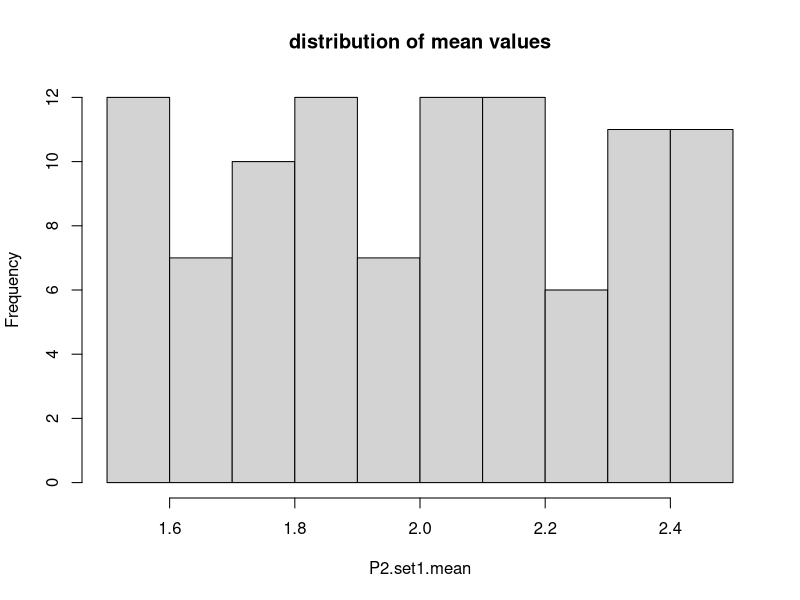
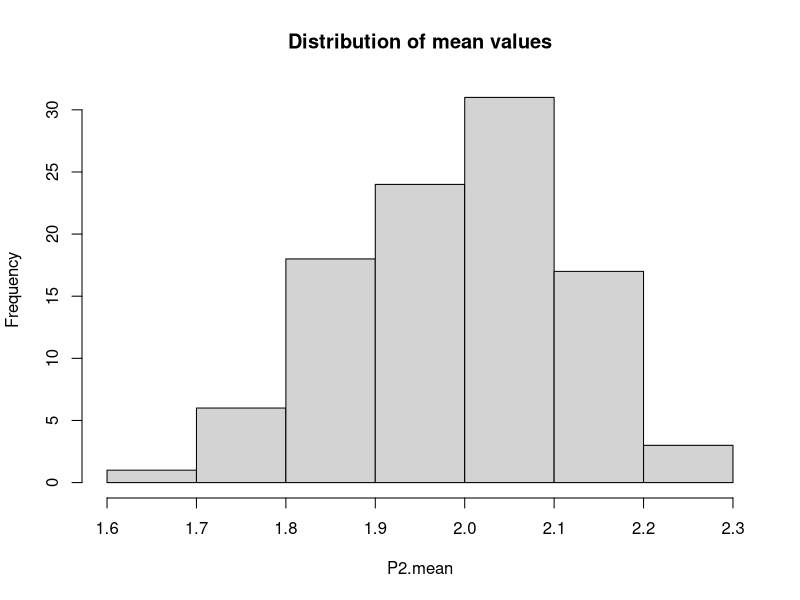
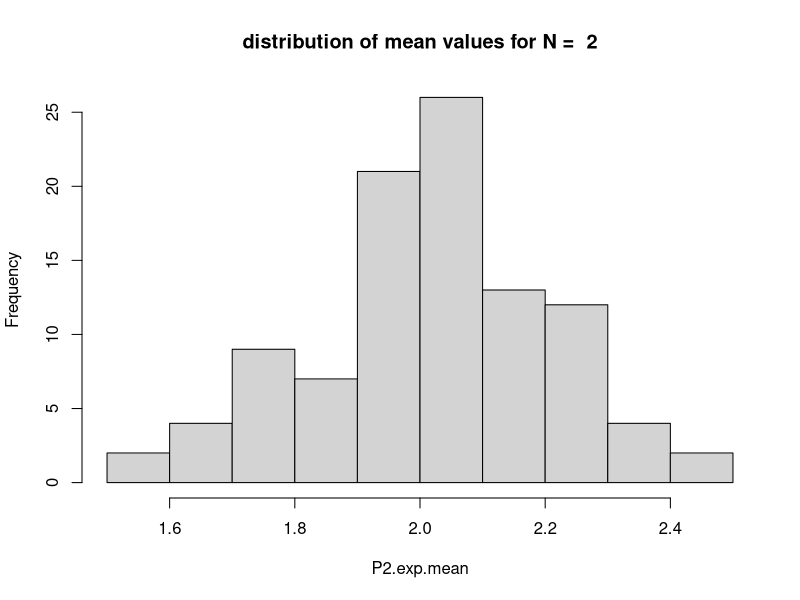
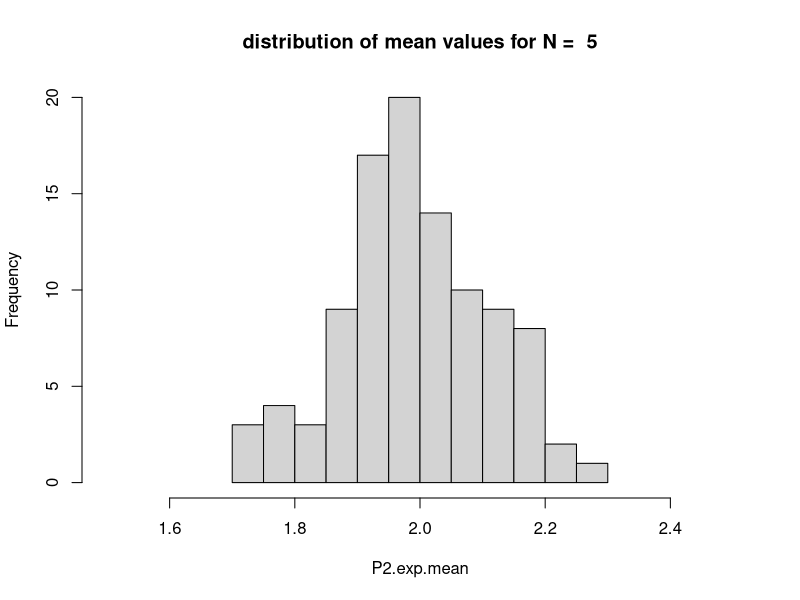
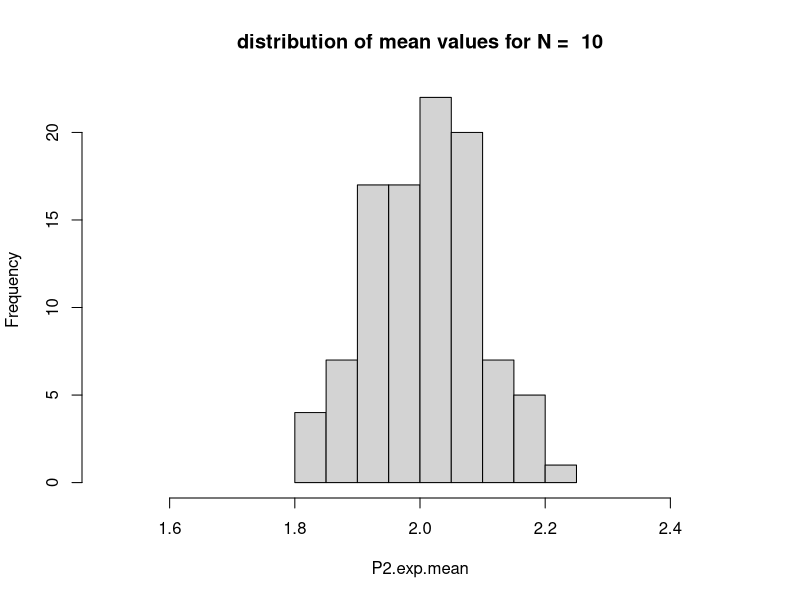
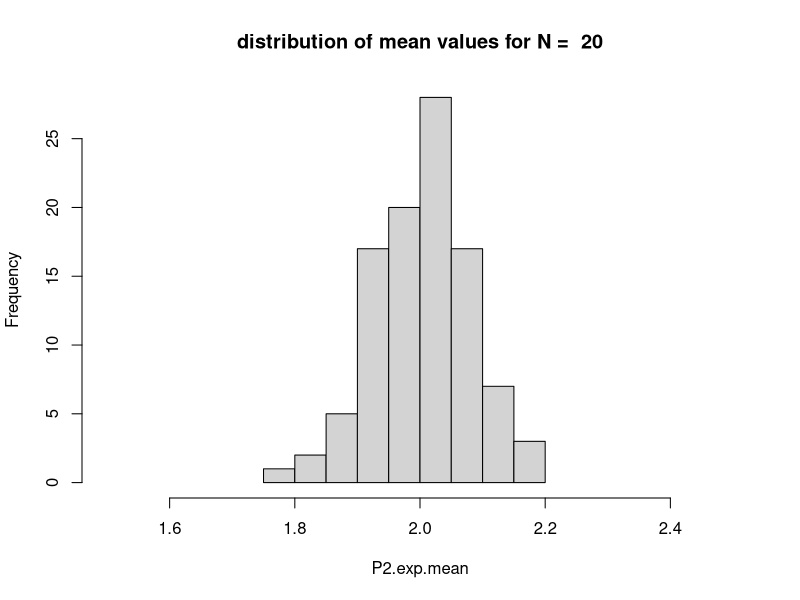
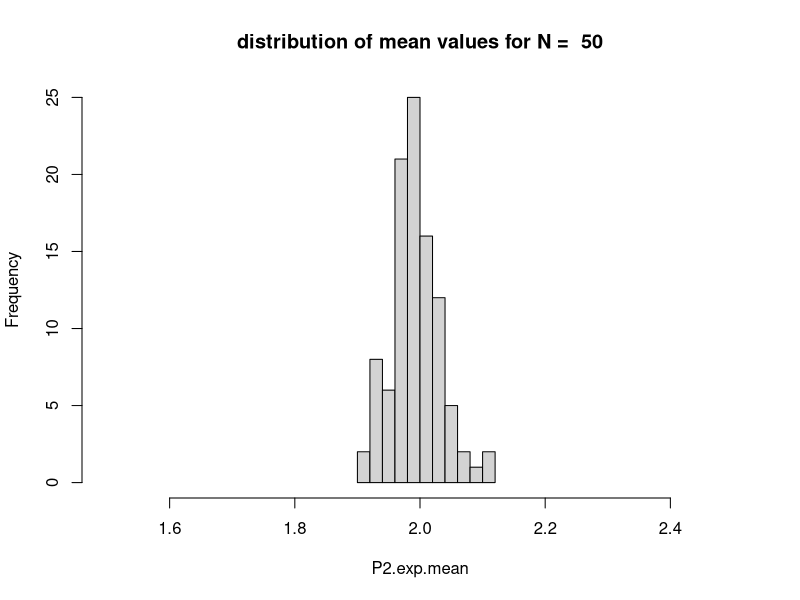
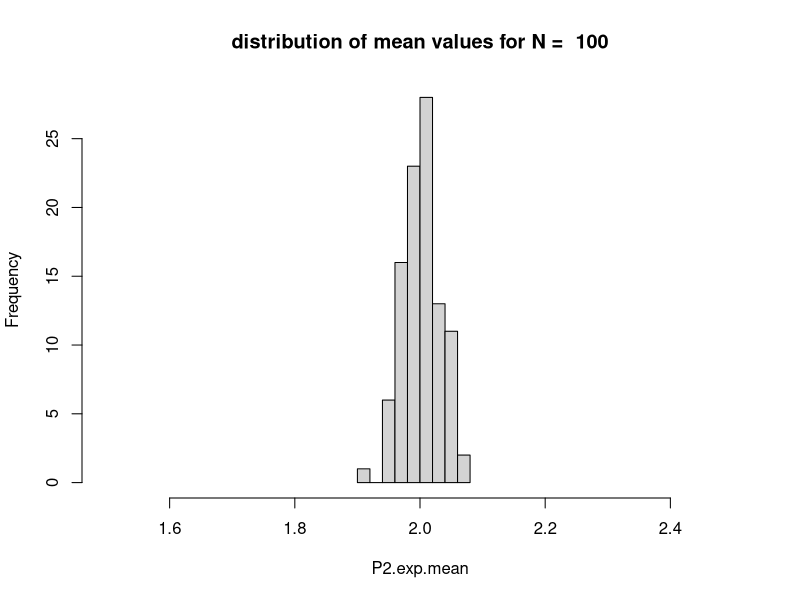

Recreate these plots in R, in order.
## ---- chunk 1
dbinom(x=7, size=10, prob = 0.5) 
# x = number of successes; size = number of trials; prob = probability of success on each trial
## ---- chunk 2
pbinom(6,size=10,prob=0.5,lower.tail=FALSE) 
## ---- chunk 3
# Measurements with P2, varying between 1.5 µl and 2.5 µl
N = 1     # 1 measurement per sample

# for each of the 100 samples, we draw randomly one measurement from a uniform distribution with min=1.5 and max=2.5:
P2.set1 <- sapply(1:100, function(x) {  
  runif(N, min = 1.5, max=2.5)
})        

head(P2.set1)
## ---- chunk 4
P2.set1.mean = sapply(P2.set1,mean)
head(P2.set1.mean)
## ---- chunk 5
hist(P2.set1.mean, main='distribution of mean values')
## ---- chunk 6
N = 5     # 5 measurements per sample

P2.sets = lapply(1:100, function(x) {
  runif(N, min = 1.5, max=2.5)
})
head(P2.sets)
## ---- chunk 7
P2.mean <- sapply(P2.sets,mean)
head(P2.mean)
## ---- chunk 8
hist(P2.mean,main = 'Distribution of mean values')
## ---- chunk 9
N = c(2,5,10,20,50,100,500)   # increasing number of drops per sample

# Plot the distribution of the mean values
lapply(N,function(n) {
  P2.exp = lapply(1:100, function(x) {
    runif(n,min = 1.5, max=2.5)
  }) 
  # Calculate the mean
  P2.exp.mean = sapply(P2.exp,mean)
  # plot the distribution of the mean values 
  hist(P2.exp.mean,xlim = c(1.5, 2.5),main=paste('distribution of mean values for N = ',n))
})

## ---- chunk 10
# sample size
N <- 1:100 # Goes from 1 to 100 (measurements per sample)

# Calculate the mean of the samples
P2.exp.mean <- sapply(N,function(n) {
  mean(sapply(1:100, function(y){
    mean(runif(n,min = 1.5, max=2.5)) # to get the mean value of the N measurements for each of the 100 samples
  })) # to get the mean of the distribution (of the sample's mean values)
}) 

# Plot the distribution of the means for increasing sample size
plot(P2.exp.mean, ylab = "Mean value for P2 with increasing N", 
     pch=20,
     ylim = c(1.9,2.1),xlab='Sample size');abline(h =2, col = "blue", lty = 2)
## ---- chunk 11
# sample size
N <- 1:100 # Goes from 1 to 100
#
# Calculate the sd of the mean values (is actually the standard error!)
P2.exp.se <- sapply(N,function(n) {
  sd(sapply(1:100, function(y){
    mean(runif(n,min = 1.5, max=2.5))  # to get the mean value of the N measurements for each of the 100 samples
  }) )                                                   # to get the sd of the distribution (of the sample's mean values)
})

# Plot the distribution of the standard error (SE)
plot(P2.exp.se, ylab = "SE value for P2",xlab = 'Sample size',pch=20)
## ---- chunk 12
lambda = 75
## ---- chunk 13
# size of the sample
N = 8
#
# we now draw 100 times samples of size N=8
X = lapply(1:100,function(i) {rpois(N,lambda = lambda)})
## ---- chunk 14
# we compute the sample means
Xm = sapply(X,mean)
# and the sample standard deviations
Xsd = sapply(X,sd) 
## ---- chunk 15
df = N-1
tc = qt(c(0.975),df) # this is the critical value for the t-distribution for df = N-1 degrees of freedom and 95% CI

Xl = Xm-tc*Xsd/sqrt(N) # upper bound of the 95% CI
Xh = Xm+tc*Xsd/sqrt(N) # lower bound of the 95% CI
## ---- chunk 16
col = c('red','blue')

## vector of TRUE/FALSE if the real expectation value lambda is inside the interval
i.ok =  as.factor(Xl < lambda & Xh > lambda)

## plot the mean values and the confidence interval
plot(Xm,ylim=c(50,100),pch=20,ylab="",main=paste("Mean values and confidence intervals,N=",N));abline(h=lambda,lty=3);lapply(1:length(Xl),function(i) {points(c(i,i),c(Xl[i],Xh[i]),type="l",col=col[i.ok[i]],lwd=2)})
